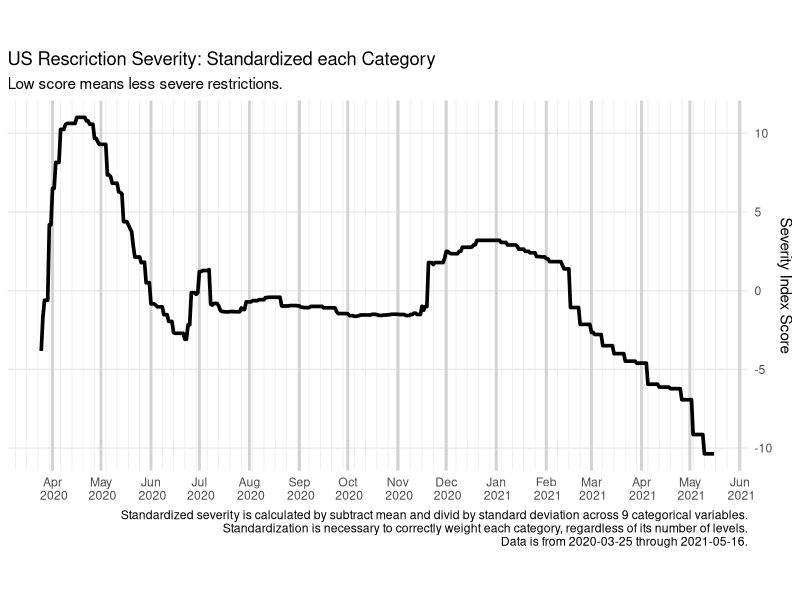

Generate this figure with R: (Note: this script raises an error after producing the figure.)
# 035_plot_std_series.R
# Michael Boerman January 2021

# output: standardized_categories_national.png 


# ---- Setup ------------------------------------------------------------------#

library(readr)
library(dplyr)
library(tidyr)
library(ggplot2)
library(here)

# un-comment and source the previous file if you are not going through sequentially.
# source(here("Code/021_make_factor_levels.R"))

# ---- Load Previous Data -----------------------------------------------------#
# From 021_make_factor_levels:

summary_df <- read_csv(here("Intermediate_Data/summary_df.csv"))

# ---- STANDARDIZE THE SCORES -------------------------------------------------#

# Standardize them by subtracting mean and dividing by std dev.
standardized_scores <- summary_df %>%
  group_by(Category) %>%
  summarise(
    Date = Date,
    standardized_score = (sums - mean(sums, na.rm = T)) / sd(sums, na.rm = T)
  ) %>%
  ungroup() %>%
  group_by(Date) %>%
  summarize(composite_std_score = sum(standardized_score, na.rm = T)) %>%
  ungroup() %>%
  identity()

# Plot
standardized_scores %>%
  ggplot(aes(x = Date, y = composite_std_score)) +
  geom_line(size = 1.25) +
  theme_minimal() +
  theme(
    panel.grid.major.x = element_line(size = 1, colour = "lightgrey"),
    panel.grid.minor.y = element_blank(),
    axis.title.x = element_blank(),
    aspect.ratio = .5
  ) +
  scale_y_continuous(position = "right") +
  scale_x_date(
    date_minor_breaks = "1 week",
    date_breaks = "1 month",
    date_labels = " %b \n %Y"
  ) +
  ggtitle(
    label = "US Rescriction Severity: Standardized each Category",
    subtitle = "Low score means less severe restrictions."
  ) +
  labs(caption = paste0("Standardized severity is calculated by subtract mean and divid by standard deviation across 9 categorical variables.\n Standardization is necessary to correctly weight each category, regardless of its number of levels.\n Data is from ", min(standardized_scores$Date), " through ", max(standardized_scores$Date), ".")) +
  ylab("Severity Index Score") +
  ggsave(here("Results/plots/unused_intermediates/national_index_std.png"), width = 12, height = 6)
